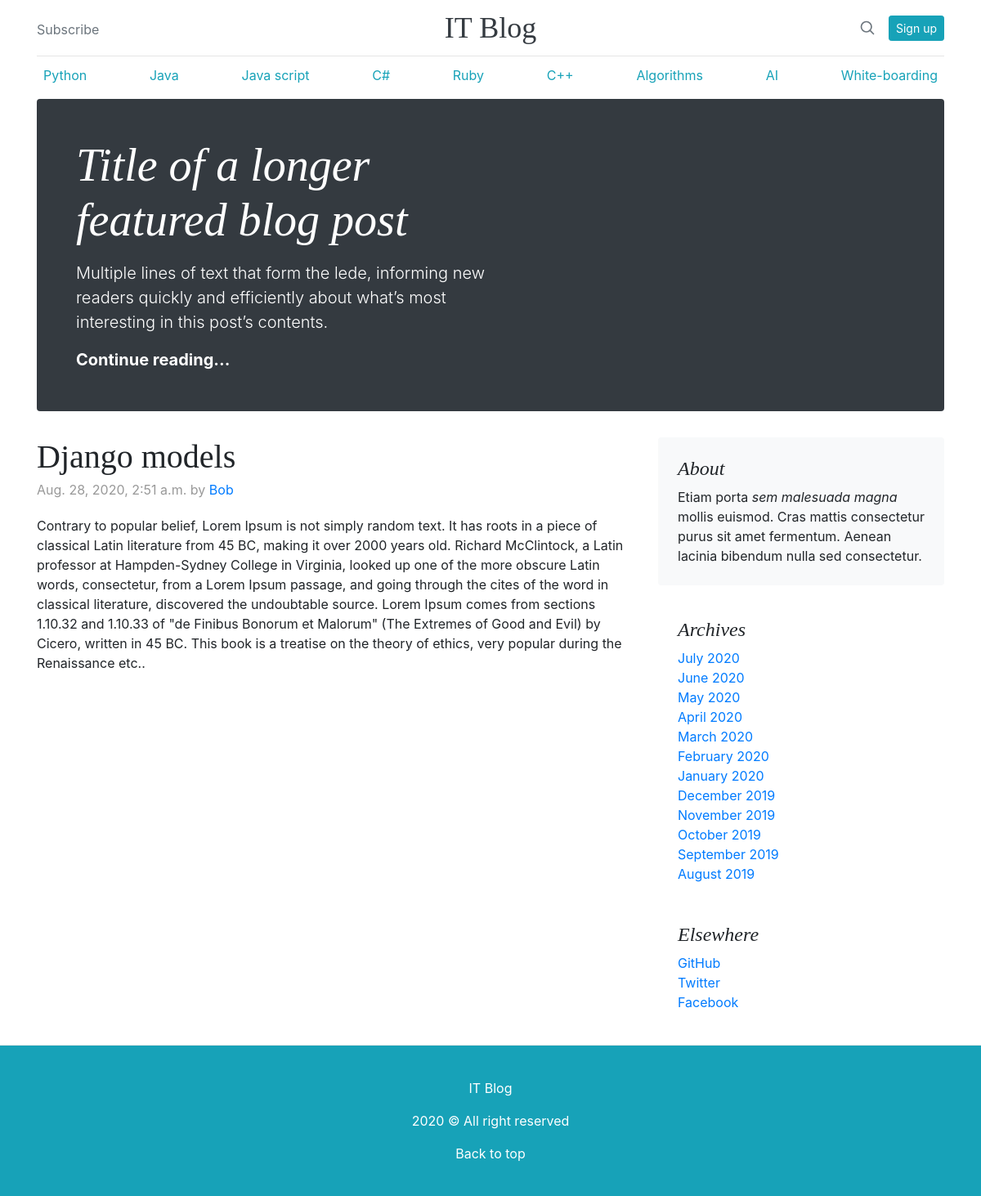
The app's page /post_detail/4 with its own data.
### blog/models.py (models this page shows)
class Blog(models.Model):
    title = models.CharField(max_length=64)
    author = models.ForeignKey('auth.user', on_delete=models.CASCADE)
    rubric = models.CharField(max_length=64, null=True)
    body = models.TextField(null=True)
    time = models.DateTimeField(auto_now=True)

### blog/views.py (the view)
# urls.py: path('post_detail/<int:pk>', PostPageView.as_view(), name='post_detail'),
class PostPageView(DetailView):
    template_name = "post_detail.html"
    model = Blog

### templates/post_detail.html (shortened to what this page needs)
{% extends 'base.html'%}
{% block content %}
<div class="blog-post">
    <h2 class="blog-post-title">{{blog.title}}</h2>
    <p class="blog-post-meta">{{blog.time}} by <a href="#">{{blog.author}}</a></p>
    <p>{{blog.body}}</p>
  </div>
{% endblock content %}

### static/style.css (style rules this page uses)
h1, h2, h3, h4, h5, h6 { font-family: "Playfair Display", Georgia, "Times New Roman", serif; }
.blog-post { margin-bottom: 4rem; }
.blog-post-title { margin-bottom: .25rem; font-size: 2.5rem; }
.blog-post-meta { margin-bottom: 1.25rem; color: #999; }

### records on screen
Blog: title "Django models", time "Aug. 28, 2020, 2:51 a.m.", author "Bob", body "Contrary to popular belief, Lorem Ipsum is not simply random text. It has roots in a piece of classical Latin literature from 45 BC, making it over 2000 years old. Richard McClintock, a Latin professor at Hampden-Sydney College in Virginia, looked up one of the more obscure Latin words, consectetur, from a Lorem Ipsum passage, and going through the cites of the word in classical literature, discovered the undoubtable source. Lorem Ipsum comes from sections 1.10.32 and 1.10.33 of \"de Finibus Bonorum et Malorum\" (The Extremes of Good and Evil) by Cicero, written in 45 BC. This book is a treatise on the theory of ethics, very popular during the Renaissance etc.."
